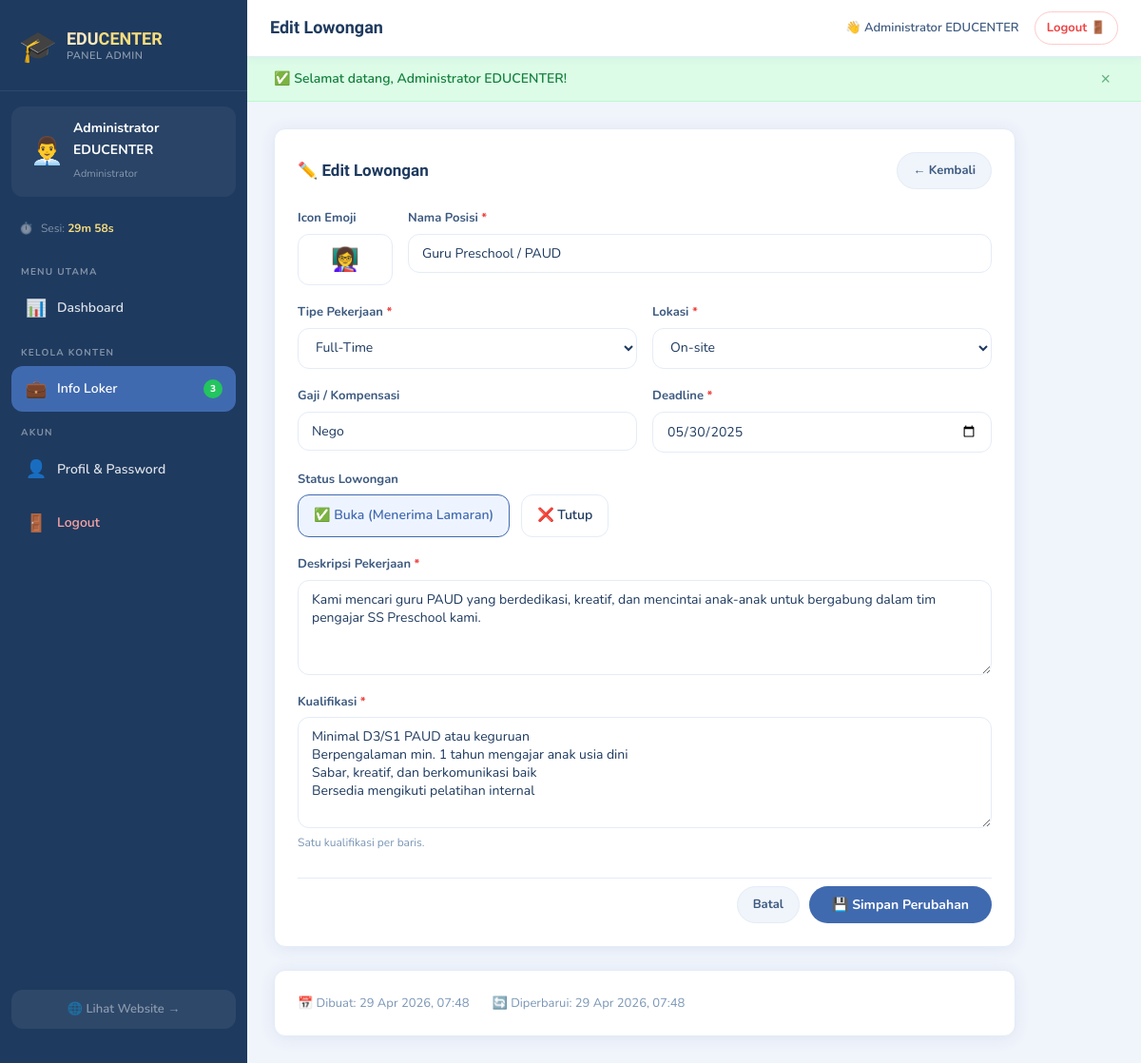
/admin/loker_edit.php?id=1 (signed in), run on the app's committed database.
### tables this page shows
CREATE TABLE IF NOT EXISTS `loker` (
  `id`           INT UNSIGNED    NOT NULL AUTO_INCREMENT,
  `icon`         VARCHAR(10)     NOT NULL DEFAULT '💼',
  `posisi`       VARCHAR(200)    NOT NULL,
  `tipe`         VARCHAR(100)    NOT NULL COMMENT 'Full-Time / Part-Time / Freelance',
  `lokasi`       VARCHAR(100)    NOT NULL COMMENT 'On-site / Remote / Hybrid',
  `gaji`         VARCHAR(100)    NOT NULL DEFAULT 'Nego',
  `status`       ENUM('open','close') NOT NULL DEFAULT 'open',
  `deadline`     DATE            NOT NULL,
  `deskripsi`    TEXT            NOT NULL,
  `kualifikasi`  TEXT            NOT NULL COMMENT 'JSON array of strings',
  `created_at`   DATETIME        NOT NULL DEFAULT CURRENT_TIMESTAMP,
  `updated_at`   DATETIME        NOT NULL DEFAULT CURRENT_TIMESTAMP ON UPDATE CURRENT_TIMESTAMP,
  PRIMARY KEY (`id`)
);

### admin/config.php (called while the page is built, shortened)
<?php
function e(string $str): string {
    return htmlspecialchars($str, ENT_QUOTES, 'UTF-8');
}

### admin/loker_edit.php (the view, shortened to what this page needs)
<?php
require_once 'config.php';
$db = getDB();
$id = (int)($_GET['id'] ?? 0);
$stmt = $db->prepare('SELECT * FROM loker WHERE id = ?');
$stmt->execute([$id]);
$loker = $stmt->fetch();
$kual_array = json_decode($loker['kualifikasi'], true) ?? [];
$kual_text  = implode("\n", $kual_array);
$old    = $loker;
include 'includes/admin_header.php';
?>
<div class="admin-card" style="max-width:780px;">
  <div class="card-header">
    <h3>✏️ Edit Lowongan</h3>
    <a href="loker.php" class="btn-sm btn-ghost-sm">← Kembali</a>
  </div>
  <form method="POST" action="loker_edit.php?id=<?php echo $id; ?>" class="admin-form">
    <div class="form-row">
      <div class="form-group" style="flex:0 0 100px;">
        <label class="form-label">Icon Emoji</label>
        <input type="text" name="icon" class="form-input"
               value="<?php echo e($old['icon'] ?? '💼'); ?>"
               maxlength="5" style="font-size:24px; text-align:center;">
      </div>
      <div class="form-group" style="flex:1;">
        <label class="form-label">Nama Posisi <span class="req">*</span></label>
        <input type="text" name="posisi" class="form-input"
               value="<?php echo e($old['posisi'] ?? ''); ?>" required>
      </div>
    </div>
    <div class="form-row">
      <div class="form-group">
        <label class="form-label">Tipe Pekerjaan <span class="req">*</span></label>
        <select name="tipe" class="form-input" required>
          <?php foreach (['Full-Time','Part-Time','Part-Time / Freelance','Freelance','Magang / Internship'] as $opt): ?>
          <option value="<?php echo e($opt); ?>"
            <?php echo ($old['tipe'] ?? '') === $opt ? 'selected' : ''; ?>>
            <?php echo e($opt); ?>
          </option>
          <?php endforeach; ?>
        </select>
      </div>
      <div class="form-group">
        <label class="form-label">Lokasi <span class="req">*</span></label>
        <select name="lokasi" class="form-input" required>
          <?php foreach (['On-site','Remote','Hybrid','On-site / Online'] as $opt): ?>
          <option value="<?php echo e($opt); ?>"
            <?php echo ($old['lokasi'] ?? '') === $opt ? 'selected' : ''; ?>>
            <?php echo e($opt); ?>
          </option>
          <?php endforeach; ?>
        </select>
      </div>
    </div>
    <div class="form-row">
      <div class="form-group">
        <label class="form-label">Gaji / Kompensasi</label>
        <input type="text" name="gaji" class="form-input"
               value="<?php echo e($old['gaji'] ?? 'Nego'); ?>">
      </div>
      <div class="form-group">
        <label class="form-label">Deadline <span class="req">*</span></label>
        <input type="date" name="deadline" class="form-input"
               value="<?php echo e($old['deadline'] ?? ''); ?>" required>
      </div>
    </div>
    <div class="form-group">
      <label class="form-label">Status Lowongan</label>
      <div class="radio-group">
        <label class="radio-label <?php echo ($old['status'] ?? 'open') === 'open' ? 'radio-active' : ''; ?>">
          ✅ Buka (Menerima Lamaran)
        </label>
        <label class="radio-label <?php echo ($old['status'] ?? '') === 'close' ? 'radio-active' : ''; ?>">
          ❌ Tutup
        </label>
      </div>
    </div>
    <div class="form-group">
      <label class="form-label">Deskripsi Pekerjaan <span class="req">*</span></label>
      <textarea name="deskripsi" class="form-input form-textarea" rows="4" required><?php echo e($old['deskripsi'] ?? ''); ?></textarea>
    </div>
    <div class="form-group">
      <label class="form-label">Kualifikasi <span class="req">*</span></label>
      <textarea name="kualifikasi" class="form-input form-textarea" rows="5"
                placeholder="Satu kualifikasi per baris"><?php echo e($kual_text); ?></textarea>
      <small class="form-hint">Satu kualifikasi per baris.</small>
    </div>
    <div class="form-actions">
      <a href="loker.php" class="btn-sm btn-ghost-sm">Batal</a>
      <button type="submit" class="btn-sm btn-primary-sm btn-lg-submit">
        💾 Simpan Perubahan
      </button>
    </div>
  </form>
</div>
<div class="admin-card" style="max-width:780px; margin-top:0;">
  <div style="display:flex; gap:24px; font-size:13px; color:var(--admin-text-light);">
    <span>📅 Dibuat: <?php echo date('d M Y, H:i', strtotime($loker['created_at'])); ?></span>
    <span>🔄 Diperbarui: <?php echo date('d M Y, H:i', strtotime($loker['updated_at'])); ?></span>
  </div>
</div>
<?php include 'includes/admin_footer.php'; ?>

### assets/css/style.css (style rules this page uses)
:root { --blue-mid: #427ab5; --blue-deep: #406aaf; --yellow: #f7dd7d; --cream: #ffe8be; --blue-light: #5a8ec9; --blue-dark: #2d5280; --yellow-deep: #f0c840; --cream-dark: #f5d9a0; --white: #ffffff; --text-dark: #1e3a5f; --text-mid: #3d5a80; --text-light: #6b8cae; --bg-light: #f0f6ff; --shadow: rgba(64, 106, 175, 0.15); --shadow-deep: rgba(64, 106, 175, 0.3); --font-display: 'Baloo 2', cursive; --font-body: 'Nunito', sans-serif; --section-py: 80px; --container: 1200px; --radius-sm: 8px; --radius-md: 16px; --radius-lg: 24px; --radius-xl: 32px; --radius-full: 9999px; --trans-fast: 0.2s ease; --trans-mid: 0.35s cubic-bezier(0.34, 1.56, 0.64, 1); --trans-slow: 0.5s ease; }
*, *::before, *::after { box-sizing: border-box; margin: 0; padding: 0; }
html { scroll-behavior: smooth; }
body { font-family: var(--font-body); background-color: var(--white); color: var(--text-dark); line-height: 1.6; overflow-x: hidden; cursor: none; }
a { text-decoration: none; color: inherit; }

### admin/assets/admin.css (style rules this page uses)
:root { --admin-sidebar-w: 260px; --admin-topbar-h: 60px; --admin-bg: #f0f4fb; --admin-card: #ffffff; --admin-border: #e4ecf7; --admin-text: #1e3a5f; --admin-text-mid: #3d5a80; --admin-text-light:#7a96b5; --sidebar-bg: #1e3a5f; --sidebar-hover: #2d5280; --sidebar-active: #406aaf; --sidebar-text: rgba(255,255,255,0.85); --sidebar-muted: rgba(255,255,255,0.45); --green: #22c55e; --red: #ef4444; --orange: #f59e0b; --radius: 12px; --shadow: 0 2px 16px rgba(64,106,175,0.1); }
body.admin-body, body.login-page { cursor: auto !important; background: var(--admin-bg); font-family: 'Nunito', sans-serif; color: var(--admin-text); margin: 0; padding: 0; }
.admin-body { display: flex; }
.admin-card { background: var(--admin-card); border-radius: var(--radius); padding: 24px; box-shadow: var(--shadow); border: 1px solid var(--admin-border); }
.card-header { display: flex; align-items: center; justify-content: space-between; margin-bottom: 20px; }
.card-header h3 { font-family: 'Baloo 2', cursive; font-size: 17px; font-weight: 700; color: var(--admin-text); }
.btn-sm { display: inline-flex; align-items: center; gap: 6px; font-size: 13px; font-weight: 700; padding: 8px 16px; border-radius: 50px; border: none; cursor: pointer; text-decoration: none; transition: all 0.2s; font-family: 'Nunito', sans-serif; }
.btn-primary-sm { background: #406aaf; color: #fff; }
.btn-ghost-sm { background: var(--admin-bg); color: var(--admin-text-mid); border: 1.5px solid var(--admin-border); }
.btn-lg-submit { padding: 10px 24px; font-size: 14px; }
.admin-form { display: flex; flex-direction: column; gap: 18px; }
.form-group { display: flex; flex-direction: column; gap: 6px; }
.form-row { display: flex; gap: 16px; }
.form-row .form-group { flex: 1; }
.form-label { font-size: 13px; font-weight: 700; color: var(--admin-text-mid); }
.req { color: #ef4444; }
.form-input { width: 100%; padding: 10px 14px; border: 1.5px solid var(--admin-border); border-radius: var(--radius); font-family: 'Nunito', sans-serif; font-size: 14px; color: var(--admin-text); background: #fff; transition: border-color 0.2s, box-shadow 0.2s; box-sizing: border-box; }
.form-textarea { resize: vertical; min-height: 100px; }
.form-hint { font-size: 12px; color: var(--admin-text-light); }
.form-actions { display: flex; justify-content: flex-end; gap: 10px; padding-top: 8px; border-top: 1px solid var(--admin-border); margin-top: 8px; }
.radio-group { display: flex; gap: 12px; flex-wrap: wrap; }
.radio-label { display: flex; align-items: center; gap: 8px; padding: 10px 16px; border: 1.5px solid var(--admin-border); border-radius: var(--radius); cursor: pointer; font-size: 14px; font-weight: 600; transition: all 0.2s; }
.radio-label.radio-active { border-color: #406aaf; background: #eef4ff; color: #406aaf; }

### data on the page
loker: icon "👩‍🏫", posisi "Guru Preschool / PAUD", gaji "Nego", deadline "05/30/2025", deskripsi "Kami mencari guru PAUD yang berdedikasi, kreatif, dan mencintai anak-anak untuk bergabung dalam tim pengajar SS Preschool kami.", kualifikasi "Minimal D3/S1 PAUD atau keguruan Berpengalaman min. 1 tahun mengajar anak usia dini Sabar, kreatif, dan berkomunikasi baik Bersedia mengikuti pelatihan internal", created_at "29 Apr 2026, 07:48", updated_at "29 Apr 2026, 07:48"

### other printed values
$_SESSION['admin_nama'] "Administrator EDUCENTER"
$cnt "3"
$page_title "Edit Lowongan"
$flash['msg'] "Selamat datang, Administrator EDUCENTER!"
form field tipe "Full-Time"
form field lokasi "On-site"
